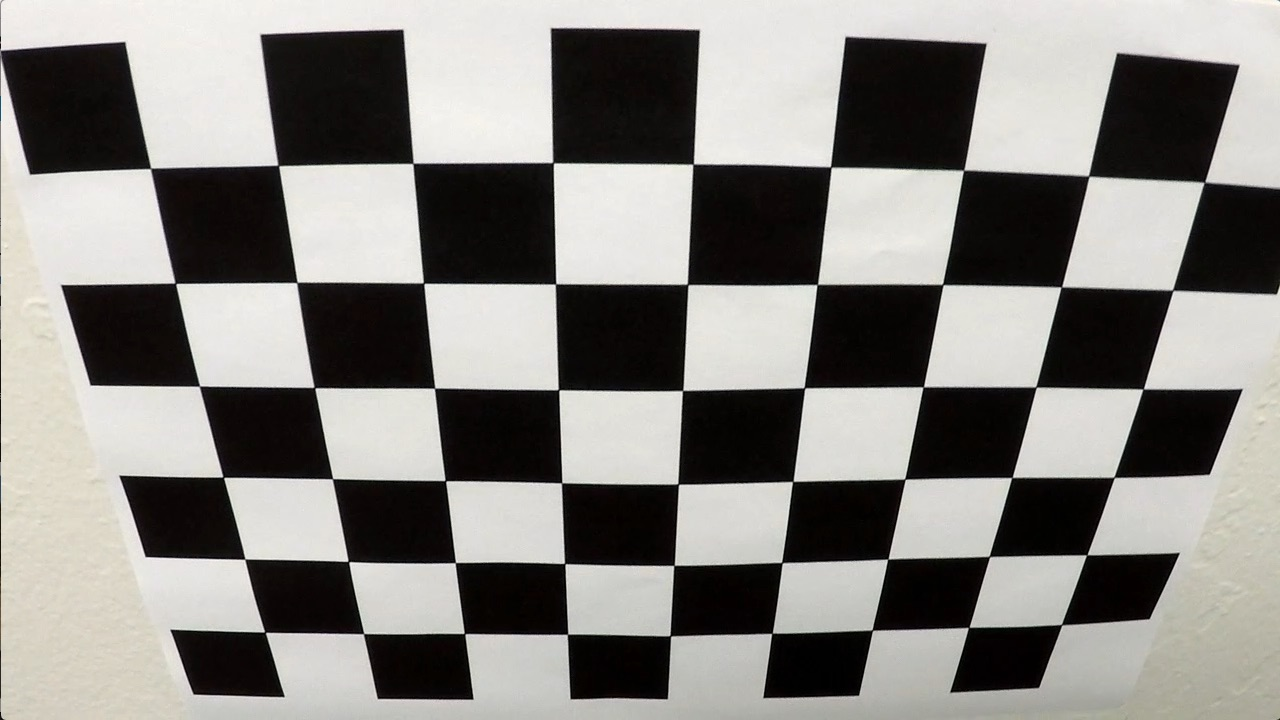
#> input picture camera_cal/calibration2.jpg, 1280 x 720 px; its folder holds 5 pictures in this run
$ python camera.py
#> lines starting #> are read from the running program, lines starting #| are printed output that depends on the picture; after the words box and inside, x2 and y2 are one past the last pixel; in counts of white or black regions, pixels touching at a corner belong together
### utils.py
"""Utility functions"""
from matplotlib import pyplot as plt


def plot_batch(images, titles, figsize=None):
    """Plot a batch of images, two on a line"""
    lines = (len(images) + 1) // 2

    plt.interactive(True)
    fig, axes = plt.subplots(lines, 2, figsize=figsize)

    if lines == 1:
        axes = [axes]

    for l in range(lines):
        for c in range(2):
            axes[l][c].imshow(images[2 * l + c], cmap='gray')
            axes[l][c].set_title(titles[2 * l + c])

    return fig

### camera.py
import cv2
import glob
import numpy as np
from matplotlib import pyplot as plt
from matplotlib import image as mpimg
import os
import pickle

import utils


# Camera calibration

# [47 lines left out: function calibrate_camera, not called in this run]


def undistort(image, params):
    ret, mtx, dist, rvecs, tvecs = params
    return cv2.undistort(image, mtx, dist, None, mtx)


class Camera():
    def __init__(self,
                 calib_images='camera_cal/calibration*.jpg',
                 params_file='camera_cal/params.p',
                 n_corners=(9, 6)
                 ):
        self.calib_images = calib_images
        self.params_file = params_file
        self.n_corners = n_corners
        self.params = None

    def calibrate(self):

        if os.path.isfile(self.params_file):
            print('Loading camera params from cache..')
            self.params = pickle.load(open(self.params_file, 'rb'))
#> (reads camera_cal/params.p from the repository)
        else:
            print('Running calibration..')
            image_names = glob.glob(self.calib_images)
            self.params = calibrate_camera(image_names, *self.n_corners)
            pickle.dump(self.params, open(self.params_file, 'wb'))

    def undistort(self, image):
        return undistort(image, self.params)


# Perspective transform

SRC = np.float32([[160, 720], [585, 450], [695, 450], [1120, 720]])
DST = np.float32([[300, 720], [300, 0], [980, 0], [980, 720]])


def warp_perspective(undist_image, src=SRC, dst=DST):
    """Warps an image as prescribed by the src -> dst mapping
    Input image should be undistorted"""
    M = cv2.getPerspectiveTransform(src, dst)
    img_sz = undist_image.shape[1:: -1]
    return cv2.warpPerspective(undist_image, M, img_sz, flags=cv2.INTER_LINEAR)


def plot_warp(image, src=SRC, dst=DST, color=[255, 0, 0], thickness=3):
    img = np.copy(image)
    for i in range(3):
        cv2.line(img, tuple(src[i]), tuple(src[i + 1]),
                 color=color, thickness=thickness)

    warped = warp_perspective(image, src, dst)
    for i in range(3):
        cv2.line(warped, tuple(dst[i]), tuple(dst[i + 1]),
                 color=color, thickness=thickness)

    return utils.plot_batch([img, warped], ['Original', 'Warped'], (16, 6))


if __name__ == '__main__':

    my_camera = Camera()
    my_camera.calibrate()

    # Example of undistorted image

    img = 'camera_cal/calibration2.jpg'
    image = mpimg.imread(img)
#> image is the input picture: shape (720, 1280, 3); mean R, G, B 134.4, 132.4, 128.5
    undist = my_camera.undistort(image)
    utils.plot_batch([image, undist], ['Original', 'Undistorted'], (8, 3))
#> in plot_batch, `lines = (len(images) + 1) // 2`: lines = 1
    plt.savefig('output_images/undistortion.jpg')

    # Example of perspective transform

    test_imgs = ['color-shadow-example.jpg']
    for img in test_imgs:
        test_image = mpimg.imread('test_images/' + img)
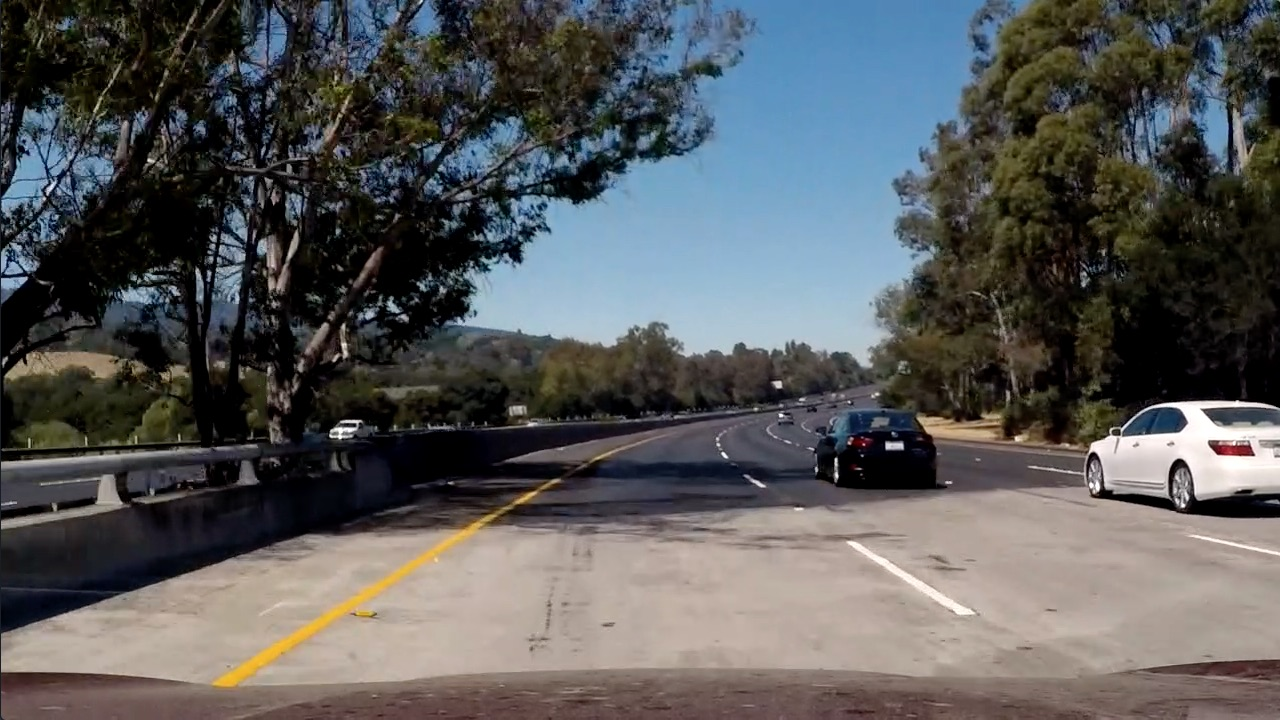
#> input picture test_images/color-shadow-example.jpg, 1280 x 720 px
#> test_image is the input picture: shape (720, 1280, 3); mean R, G, B 88.5, 89.3, 89.8
        undist = my_camera.undistort(test_image)
        fig = plot_warp(undist)
#> after the loop in plot_warp, `for i in range(3):`:
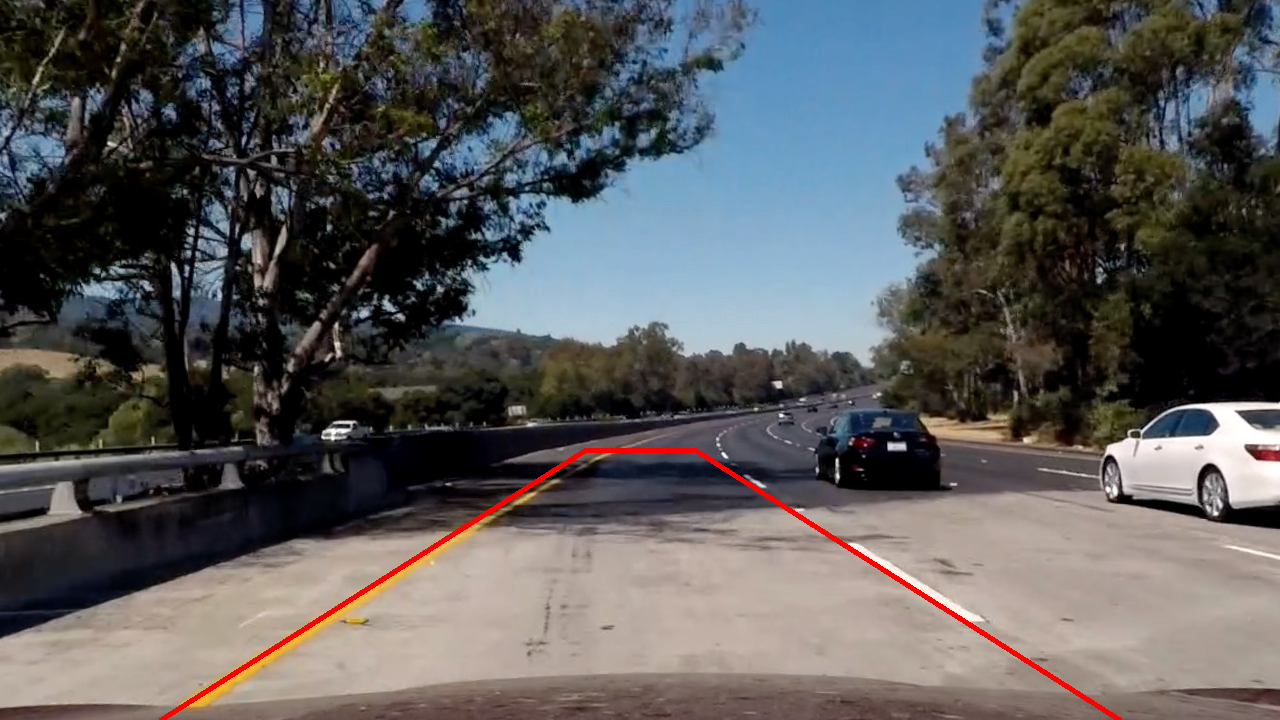
#> img: shape (720, 1280, 3); mean R, G, B 90.4, 89.8, 90.1
#> in warp_perspective, `M = cv2.getPerspectiveTransform(src, dst)`: M = [[-0.52, -1.54, 973.1], [1.62e-15, -1.96, 881.6], [1.77e-18, -0.00241, 1]]
#> in warp_perspective, `return cv2.warpPerspective(undist_image, M, img_sz, flags=cv2.INTER_LI..`:
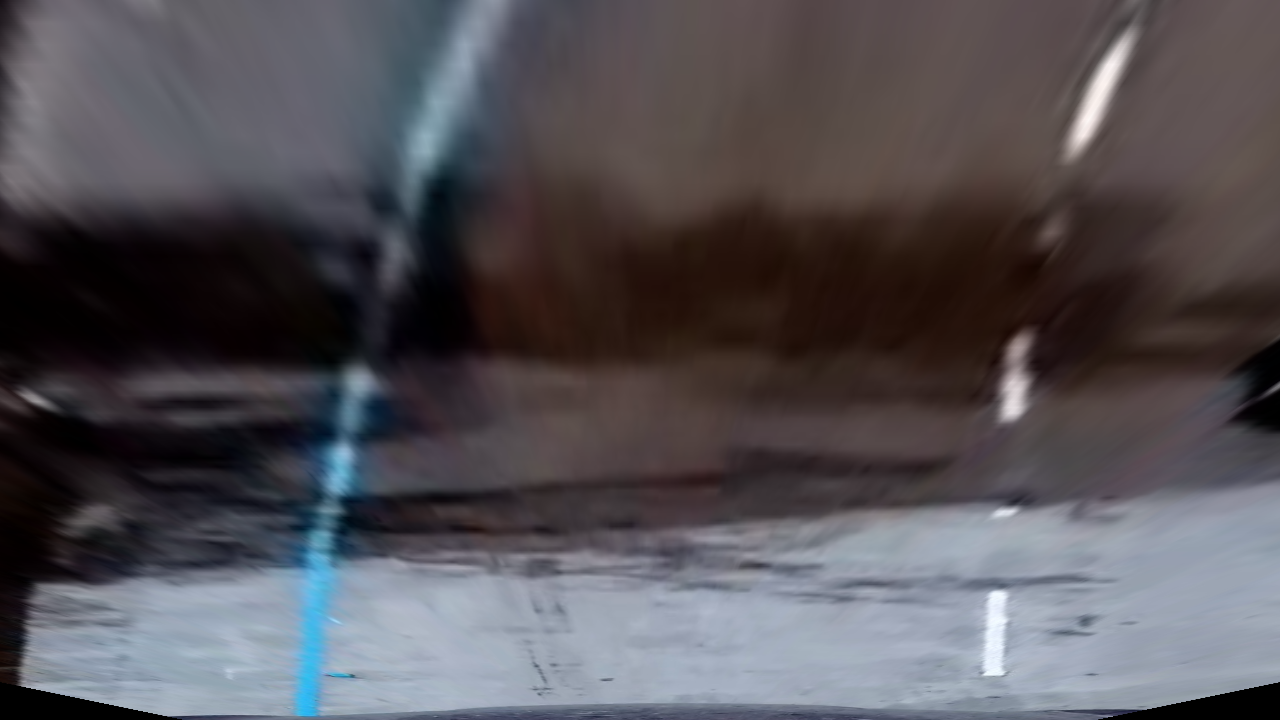
#> returned value: shape (720, 1280, 3); mean of channels 0, 1, 2 86.4, 81.3, 84.4; drawn as B, G, R
#> after the loop in plot_warp, `for i in range(3):`:
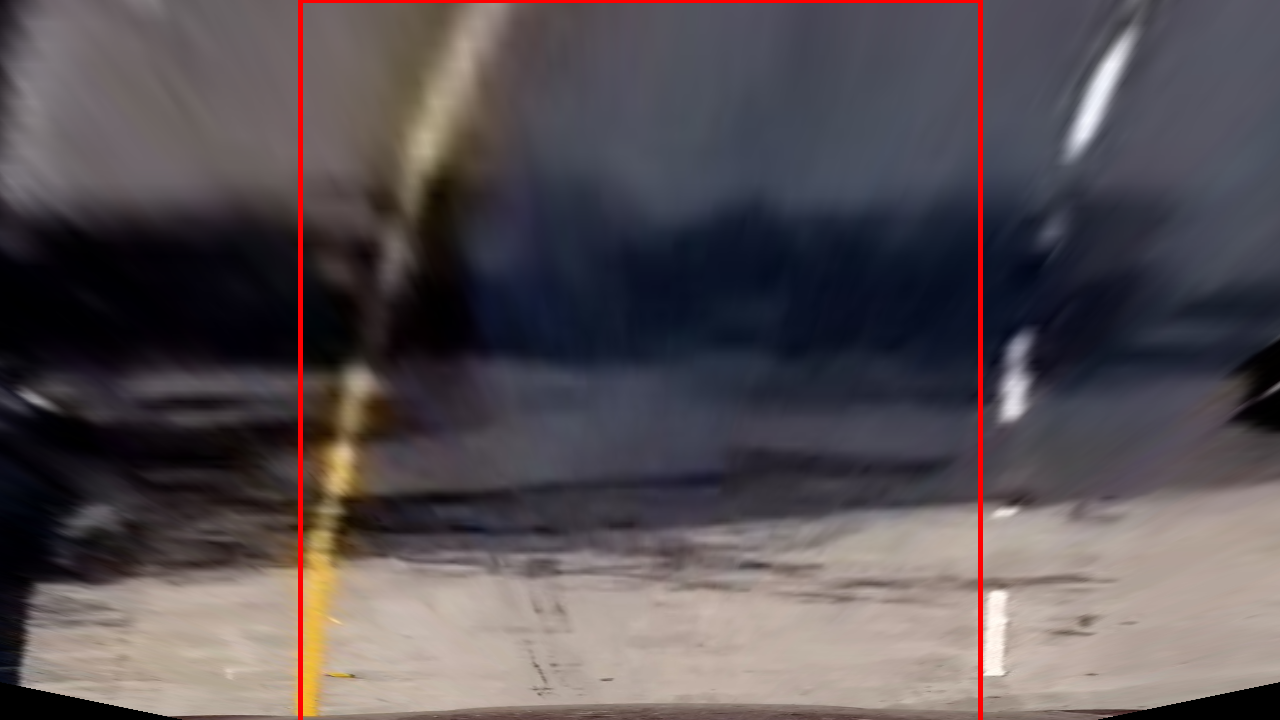
#> warped: shape (720, 1280, 3); 1% of pixels changed, all inside (x1, y1, x2, y2) = (298, 0, 983, 720)
        fig.savefig('output_images/warped_' + img)
